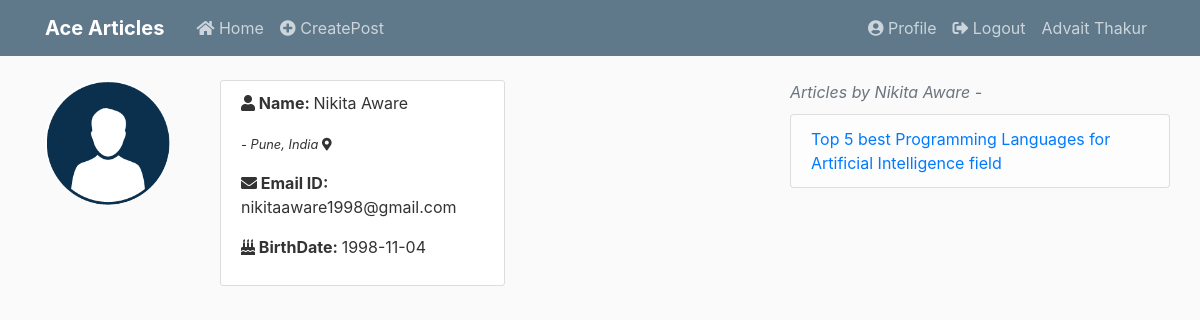
The app's page /account/2 (signed in) with its own data.
### acearticle.py (models this page shows, shortened)
class User(db.Model):
	id = db.Column(db.Integer, primary_key=True)
	username = db.Column(db.String(25), nullable = False)
	email = db.Column(db.String(), unique = True, nullable = False)
	password = db.Column(db.String(60), nullable = False)
	birthdate = db.Column(db.DateTime, nullable = False)
	city = db.Column(db.String(25), nullable = False)
	country = db.Column(db.String(25), nullable = False)
	image_file = db.Column(db.String(20), nullable=False, default='default.jpg')
	articles = db.relationship('Articles', backref='author', lazy=True)

class Articles(db.Model):
	id = db.Column(db.Integer, primary_key = True)
	title = db.Column(db.String(100), nullable = False)
	date_posted = db.Column(db.DateTime, nullable = False, default = datetime.utcnow)
	content = db.Column(db.Text, nullable = False)
	popularity = db.Column(db.Integer, default = 0)
	user_id = db.Column(db.Integer, db.ForeignKey('user.id'), nullable = False)

### acearticle.py (the view)
@app.route("/account/<int:user_id>")
def account(user_id):
	form = UpdateAccount()
	user = User.query.get_or_404(user_id)
	print(user.image_file)
	articles = user.articles
	if request.method == 'GET':
		form.username.data = user.username
		form.email.data = user.email
		form.city.data = user.city
		form.country.data = user.country
	image_file = url_for('static', filename='profile_pics/' + user.image_file)
	return render_template('account.html', title='account page', user = user, articles = articles, form = form, image_file = image_file)

### acearticle.py (called while the page is built)
@login_manager.user_loader
def load_user(id):
    return User.query.get(int(id))

### templates/account.html (shortened to what this page needs)
{% extends 'layout.html' %}
{% block container %}
<div class='row'>
    <div class="col-sm-2 col-md-2">
        <img src="{{image_file}}"
        alt="" class="img-rounded img-responsive account-img" style="border-radius: 50%" />
    </div>
    <div class="col-sm-3 col-md-3 content-section">
        <blockquote>
            <p><b><i class="fas fa-user"></i> Name: </b>{{user.username}}</p> <small><cite>- {{user.city}}, {{user.country}}  <i class="fas fa-map-marker-alt"></i></cite></small>
        </blockquote>
        <p><b><i class="fas fa-envelope"></i> Email ID: </b>{{user.email}}</p>
        <p><b><i class="fas fa-birthday-cake"></i> BirthDate: </b>{{user.birthdate.date()}}</p>
    </div>
    <div class="col-md-3"></div>
    <div class="col-md-4">
    	<div class='text-muted row'>
    	  <i>Articles by {{user.username}} -</i>
    	</div>
    	<div class="row" style="height: 100px;overflow-y: auto;overflow-x: hidden;">
	      <ul class="list-group" style="margin-top: 10px">
	      	{% if articles %}
		      	{% for article in articles %}
		        	<li class="list-group-item list-group-item-light"><a href="{{url_for('read_post', post_id = article.id)}}">{{article.title}}</a></li>
		        {% endfor %}
	        {% else %}
	        	<li class="list-group-item list-group-item-light">Sorry! No Articles by {{user.username}} <i class="fas fa-frown"></i></li>
	        {% endif %}
	      </ul>
		</div>
	</div>
</div>
{% endblock %}

### templates/layout.html (shortened to what this page needs)
<!DOCTYPE html>
<html>
<head>
    <link rel="stylesheet" href="https://maxcdn.bootstrapcdn.com/bootstrap/4.0.0/css/bootstrap.min.css">
    <link rel="stylesheet" href="https://use.fontawesome.com/releases/v5.7.0/css/all.css">
    <link rel="stylesheet" type="text/css" href="{{ url_for('static', filename='main.css') }}">
</head>
<body>
    <header class="site-header">
      <nav class="navbar navbar-expand-md navbar-dark bg-steel fixed-top">
        <div class="container">
          <a class="navbar-brand mr-4" href="/"><b>Ace Articles</b></a>
          <div class="collapse navbar-collapse" id="navbarToggle">
            <div class="navbar-nav mr-auto">
              <a class="nav-item nav-link" href="/"><i class="fas fa-home"></i> Home</a>
              <a class="nav-item nav-link" href="/new/post"><i class="fas fa-plus-circle"></i> CreatePost</a>
            </div>
            <div class="navbar-nav">
              {% if current_user.is_authenticated %}
                <a class="nav-item nav-link" href="{{url_for('account', user_id = current_user.id)}}"><i class="fas fa-user-circle"></i> Profile</a>
                <a class="nav-item nav-link" href="/logout"><i class="fas fa-sign-out-alt"></i> Logout</a>
                <span><a class="nav-item nav-link">{{current_user.username}}</a></span>
              {% else %}
                <a class="nav-item nav-link" href="/login"><i class="fas fa-sign-in-alt"></i> Login</a>
                <a class="nav-item nav-link" href="/register"><i class="fas fa-user-plus"></i> Register</a>
              {% endif %}
            </div>
          </div>
        </div>
      </nav>
    </header>
    <main role="main" class="container">
        <div>
          {% block container %}{% endblock %}
        </div>
    </main>
</body>
</html>

### static/main.css (style rules this page uses)
body { background: #fafafa; color: #333333; margin-top: 5rem; }
.bg-steel { background-color: #5f788a; }
.site-header .navbar-nav .nav-link { color: #cbd5db; }
.content-section { background: #ffffff; padding: 10px 20px; border: 1px solid #dddddd; border-radius: 3px; margin-bottom: 20px; }
.account-img { height: 125px; width: 125px; margin-right: 20px; margin-bottom: 16px; }

### records on screen
User: username "Advait Thakur"
User: username "Nikita Aware", city "Pune", country "India", email "nikitaaware1998@gmail.com", birthdate "1998-11-04"
Articles: title "Top 5 best Programming Languages for Artificial Intelligence field"
